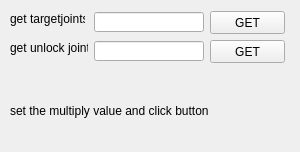
<?xml version="1.0" encoding="UTF-8"?>
<ui version="4.0">
 <class>edo_multiplyItSelfsWeightUI</class>
 <widget class="QWidget" name="edo_multiplyItSelfsWeightUI">
  <property name="geometry">
   <rect>
    <x>0</x>
    <y>0</y>
    <width>300</width>
    <height>152</height>
   </rect>
  </property>
  <property name="windowTitle">
   <string>edo_multiplyItSelfsWeightUI</string>
  </property>
  <widget class="QLabel" name="label_2">
   <property name="geometry">
    <rect>
     <x>10</x>
     <y>40</y>
     <width>78</width>
     <height>16</height>
    </rect>
   </property>
   <property name="text">
    <string>get unlock joints</string>
   </property>
  </widget>
  <widget class="QLineEdit" name="getunlocks_line">
   <property name="geometry">
    <rect>
     <x>94</x>
     <y>41</y>
     <width>110</width>
     <height>20</height>
    </rect>
   </property>
  </widget>
  <widget class="QPushButton" name="getunlocks_bt">
   <property name="geometry">
    <rect>
     <x>210</x>
     <y>40</y>
     <width>75</width>
     <height>23</height>
    </rect>
   </property>
   <property name="text">
    <string>GET</string>
   </property>
  </widget>
  <widget class="QLineEdit" name="gettargets_line">
   <property name="geometry">
    <rect>
     <x>94</x>
     <y>12</y>
     <width>110</width>
     <height>20</height>
    </rect>
   </property>
  </widget>
  <widget class="QLabel" name="label_3">
   <property name="geometry">
    <rect>
     <x>10</x>
     <y>11</y>
     <width>75</width>
     <height>16</height>
    </rect>
   </property>
   <property name="text">
    <string>get targetjoints</string>
   </property>
  </widget>
  <widget class="QPushButton" name="gettargets_bt">
   <property name="geometry">
    <rect>
     <x>210</x>
     <y>11</y>
     <width>75</width>
     <height>23</height>
    </rect>
   </property>
   <property name="text">
    <string>GET</string>
   </property>
  </widget>
  <widget class="QWidget" name="verticalLayoutWidget">
   <property name="geometry">
    <rect>
     <x>10</x>
     <y>70</y>
     <width>271</width>
     <height>81</height>
    </rect>
   </property>
   <layout class="QVBoxLayout" name="multiplyWeight_grp">
    <item>
     <widget class="QLabel" name="label">
      <property name="text">
       <string>set the multiply value and click button</string>
      </property>
     </widget>
    </item>
   </layout>
  </widget>
 </widget>
 <resources/>
 <connections/>
</ui>
